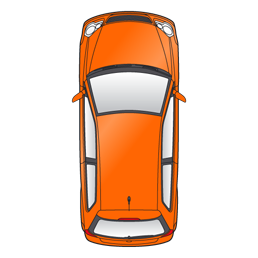
#> input picture vehicle_img/ego.png, 258 x 258 px
$ python test_field.py
#> lines starting #> are read from the running program, lines starting #| are printed output that depends on the picture
import matplotlib.pyplot as plt
import numpy as np
from PIL import Image

def risk_field():

    """
    生成风险域 与 车辆 图片合成到一起
    风险域 几个 参数
    左右曲线的长度 front_length  a_right_left
    上曲线的 a_up  一共3个参数
    """

    front_length = 24
    a_right_left = 0.025
    a_up = a_right_left + 0.005

    fig, ax = plt.subplots()
    fig.set_size_inches(4, 4)

    # 定义自车轨迹  分段表示

    # 横纵坐标 等比
    ax_limit = 34
    ax.set_aspect(1)
    ax.set_ylim(-ax_limit, ax_limit)
    ax.set_xlim(-ax_limit, ax_limit)
    # 去掉边框
    ax.spines['top'].set_visible(False)
    ax.spines['bottom'].set_visible(False)
    ax.spines['left'].set_visible(False)
    ax.spines['right'].set_visible(False)
    # 标轴
    ax.get_xaxis().set_visible(False)
    ax.get_yaxis().set_visible(False)

    vehicle_position = [0, 0, 0]

    # 确定感知的左右曲线的纵向边界
    x_lim_min = vehicle_position[0] - 5 # 5 作为参数 进行修改
    x_lim_max = vehicle_position[0] + front_length # 5 作为参数 进行修改
    x_array = np.linspace(x_lim_min, x_lim_max, 80)

    # 左右曲线参数
    a = a_right_left
    b = vehicle_position[0]  #
    c_left = vehicle_position[1] + 3
    c_right = vehicle_position[1] - 3

    # 左右曲线方程
    y_left = a * (x_array - b)**2 + c_left
    y_right = -a * (x_array - b)**2 + c_right

    # 上曲线
    # 确定上曲线的边界值
    y_lim_min = y_right[-1]
    y_lim_max = y_left[-1]
    y_array = np.linspace(y_lim_min, y_lim_max, 80)
    # 上曲线参数
    b_up = vehicle_position[1]
    y_up = -a_up * (y_array - b_up)**2

    temp_difference = x_array[-1] - y_up[0]
    y_up = temp_difference + y_up    # y_up 实际上代表 x 坐标

    # 连接 曲线  (右曲线 - 上曲线 - 左曲线)
    x_all = []
    y_all = []

    # x 连接
    x_all.extend(list(x_array))
    x_all.extend(list(y_up))
    temp = list(x_array)
    temp.reverse()
    x_all.extend(temp)
    # y 连接
    y_all.extend(list(y_right))
    y_all.extend(list(y_array))
    temp = list(y_left)
    temp.reverse()
    y_all.extend(temp)

    # 加载车辆图片
    vehicle_scale = 8
    img_vehicle = Image.open("./vehicle_img/ego.png")
#> img_vehicle is the input picture: PIL image 258x258 RGBA; mean R, G, B, A 221.6, 194.4, 177.3, 86.4
    img_ego = img_vehicle.rotate(-90)
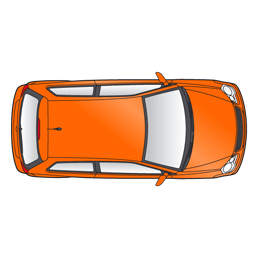
#> img_ego: PIL image 258x258 RGBA; mean R, G, B, A 221.6, 194.4, 177.3, 86.4; transparent parts drawn white
    img_l = vehicle_position[0] - vehicle_scale/2.0
    img_r = vehicle_position[0] + vehicle_scale/2.0
    img_b = vehicle_position[1] - vehicle_scale/2.0
    img_t = vehicle_position[1] + vehicle_scale/2.0
    ax.imshow(img_ego, extent=(img_l, img_r, img_b, img_t),zorder=6)
    # [4 lines of commented-out code are left out]

    ax.fill(x_all, y_all, alpha=0.5)
    fig.savefig("./vehicle_img/risk_field.png", transparent=True, bbox_inches="tight", dpi=600, format='png')
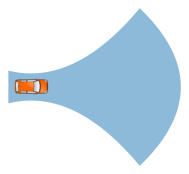
#> figure drawn by matplotlib, 1 panel

    plt.show()

risk_field()

        # [25 lines of commented-out code are left out]

$ run again, with vehicle_img/risk_field1.png copied over vehicle_img/ego.png
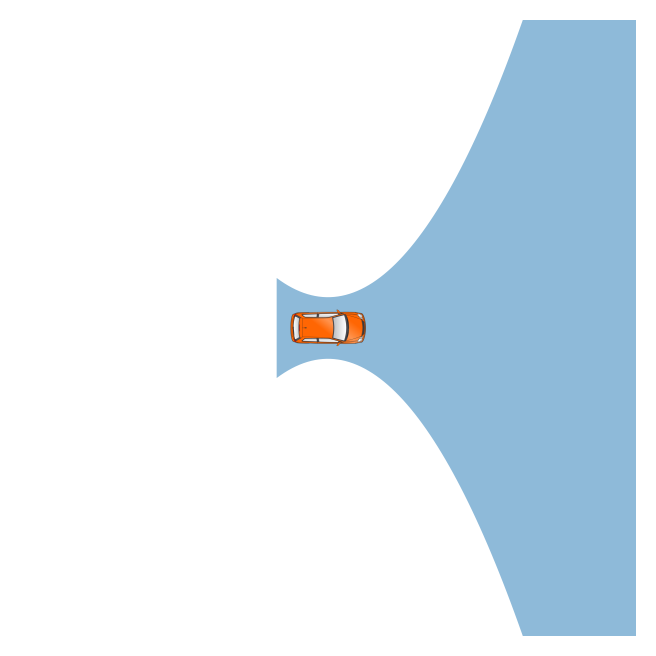
#> input picture vehicle_img/risk_field1.png, 1968 x 1968 px (shown at 1/3 size)
#> in risk_field, img_vehicle is the input picture: PIL image 1968x1968 RGBA; mean R, G, B, A 192.6, 216.6, 233.2, 36.8
#> in risk_field, `img_ego = img_vehicle.rotate(-90)`:
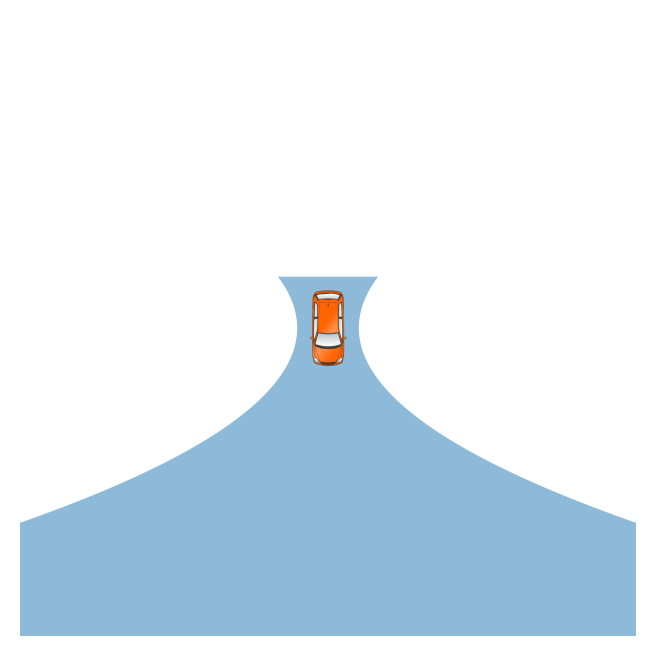
#> img_ego: PIL image 1968x1968 RGBA (shown at 1/3 size); mean R, G, B, A 192.6, 216.6, 233.2, 36.8; transparent parts drawn white
#> in risk_field, `fig.savefig("./vehicle_img/risk_field.png", transparent=True, bbox_inc..`:
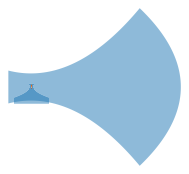
#> figure drawn by matplotlib, 1 panel
